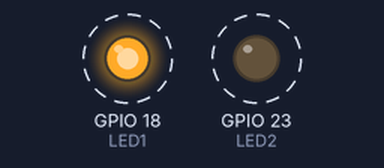
This program was run on a simulated Raspberry Pi (BCM pin numbers). Shown: output pins drawn as LEDs (lit = HIGH). Dashed ring = blinking.

Above: at 0.5 s.
Timing chart, 0 to 4.6 s (numbered marks = the images above):
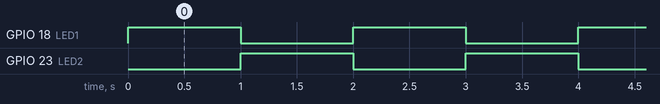

The program:

ex02_leds_alternados.py
```python
import RPi.GPIO as GPIO
import time

LED1 = 18
LED2 = 23

GPIO.setmode(GPIO.BCM)

GPIO.setup(LED1, GPIO.OUT)
GPIO.setup(LED2, GPIO.OUT)

try:
    while True:
        GPIO.output(LED1, GPIO.HIGH)
        GPIO.output(LED2, GPIO.LOW)
        time.sleep(1)

        GPIO.output(LED1, GPIO.LOW)
        GPIO.output(LED2, GPIO.HIGH)
        time.sleep(1)

except KeyboardInterrupt:
    GPIO.cleanup()
```

Measured:
- by itself, GPIO 18 (LED1), GPIO 23 (LED2): alternates HIGH for 1.0 s and LOW for 1.0 s
